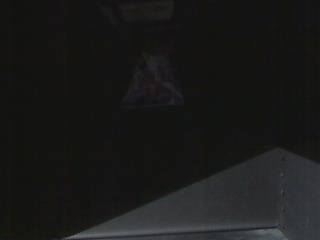
#> input picture resource/img/ex.jpg, 320 x 240 px, found by its file name
$ python morphology.py
#> lines starting #> are read from the running program, lines starting #| are printed output that depends on the picture
# coding=utf-8
import cv2
import numpy as np
path = "/home/mm/code_dept/python/resource/img/"

img = cv2.imread(path + "ex.jpg")
#> img is the input picture: shape (240, 320, 3); mean B, G, R 25.2, 26.3, 26
ex_gray = cv2.cvtColor(img, cv2.COLOR_BGR2GRAY)
mask = cv2.adaptiveThreshold(ex_gray, 255, cv2.ADAPTIVE_THRESH_GAUSSIAN_C, cv2.THRESH_BINARY, 11, 2)
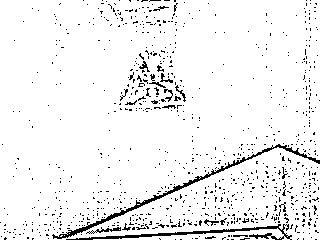
#> mask: shape (240, 320); 94.2% white; black in thin lines or dots
# OpenCV定义的结构元素
kernel = cv2.getStructuringElement(cv2.MORPH_RECT, (3, 3))

# 腐蚀图像
eroded = cv2.erode(img, kernel)
# 显示腐蚀后的图像
cv2.imwrite(path + "ex_erode.jpg", eroded)

# 膨胀图像
dilated = cv2.dilate(img, kernel)
# 显示膨胀后的图像
cv2.imwrite(path + "ex_dilate.jpg", dilated)


# 腐蚀图像
eroded = cv2.erode(ex_gray, kernel)
#> eroded: shape (240, 320)
# 显示腐蚀后的图像
cv2.imwrite(path + "ex_erode_mask.jpg", eroded)

# 膨胀图像
dilated = cv2.dilate(ex_gray, kernel)
#> dilated: shape (240, 320)
# 显示膨胀后的图像
cv2.imwrite(path + "ex_dilate_mask.jpg", dilated)
